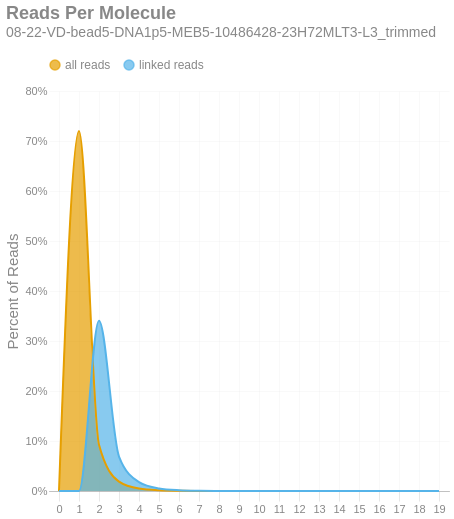

The code cell stored with this chart in its notebook:
### Markdown cell above
### Reads per Molecule
This chart shows the distribution of the number of reads per linked molecule. That is, how many alignments are associated with a unique molecule. This excludes the number of reads associated with invalid or absent linked-read barcodes. The `linked` histogram is the percentages recalculated when disregarding singletons.

### Code cell
if SKIPLR:
    print_html(f"Skipped")
else:

    binned_counts = np.bincount(valids['reads'].astype(int))
    all_perc = (binned_counts / n_reads)
    linked_perc = (binned_counts / n_linked_reads)
    linked_perc[1] = 0
    binned_df = pd.DataFrame({
        'readsper': range(len(binned_counts)),
        'all reads': all_perc,
        'linked reads': linked_perc
    })
    with SafeRender(binned_df):
        (
            density_plot(binned_df, 'Reads Per Molecule', samplename, 'readspmol')
            .encode(
                x=alt.X('readsper:O', title=None).axis(labelAngle=0)
                    .scale(domainMax= binned_df['readsper'].max()),
                y=alt.Y('value:Q', title='Percent of Reads')
                    .axis(format='%')
                    .stack(False),
                color=alt.Color("key:N").scale(domain = ["all reads", "linked reads"]),
                tooltip = [
                    alt.Tooltip("key:N", title = "Data Type"),
                    alt.Tooltip("readsper:O", title="Reads Per Molecule"),
                    alt.Tooltip("value:Q", format = ".2%", title="% Reads")
                ]
            )
        ).display()

### Figure 1 — Vega-Lite specification as saved in the notebook (floating-point values rounded to 4 significant figures)
{"width": "container", "height": 400, "config": {"title": {"anchor": "start", "dy": -15, "fontSize": 18, "color": "#888888", "subtitleColor": "#888888", "subtitleFontSize": 14}, "arc": {"fill": "#0072B2"}, "axis": {"domainColor": "#888888", "domainWidth": 0.5, "gridWidth": 0.2, "grid": false, "titleFontWeight": 400, "titleFontSize": 15, "labelFontSize": 11, "labelColor": "#888888", "tickColor": "#888888", "tickWidth": 0.2, "titleColor": "#888888"}, "axisBand": {"grid": false}, "axisX": {"grid": true, "tickSize": 10, "domainCap": "round"}, "axisY": {"domain": false, "grid": true, "tickSize": 0, "domainCap": "round"}, "background": "transparent", "header": {"labelFontSize": 15, "labelColor": "#888888", "titleFontSize": 15, "titleFontWeight": 600, "titleColor": "#888888"}, "legend": {"labelFont": "sans-serif", "labelFontSize": 12, "labelColor": "#888888", "symbolSize": 100, "symbolType": "circle", "titleFontSize": 12, "titlePadding": 10, "titleColor": "#888888", "title": null, "orient": "top"}, "range": {"category": ["#E69F00", "#56B4E9", "#009E73", "#F0E442", "#0072B2", "#D55E00", "#CC79A7", "#000000"], "diverging": ["#cfe8f3", "#a2d4ec", "#73bfe2", "#46abdb", "#1696d2", "#12719e"]}, "area": {"fill": "#0072B2", "fillOpacity": 0.7, "line": true, "strokeOpacity": 0.7}, "line": {"color": "#0072B2", "stroke": "#0072B2", "strokeWidth": 2}, "trail": {"color": "#0072B2", "stroke": "#0072B2", "strokeWidth": 0, "size": 1}, "point": {"filled": true}, "text": {"color": "#888888", "fontSize": 11, "align": "right", "fontWeight": 400, "size": 11}, "bar": {"fill": "#0072B2", "stroke": null}, "view": {"stroke": null, "continuousWidth": 660, "continuousHeight": 400}}, "data": {"name": "data-f57ae1128747d10fdb3b30c841465fa3"}, "mark": {"type": "area", "interpolate": "monotone"}, "encoding": {"color": {"field": "key", "scale": {"domain": ["all reads", "linked reads"]}, "type": "nominal"}, "tooltip": [{"field": "key", "title": "Data Type", "type": "nominal"}, {"field": "readsper", "title": "Reads Per Molecule", "type": "ordinal"}, {"field": "value", "format": ".2%", "title": "% Reads", "type": "quantitative"}], "x": {"axis": {"labelAngle": 0}, "field": "readsper", "scale": {"domainMax": 19.0}, "title": null, "type": "ordinal"}, "y": {"axis": {"format": "%"}, "field": "value", "stack": false, "title": "Percent of Reads", "type": "quantitative"}}, "params": [{"name": "param_c36ac31b6afebe62", "select": {"type": "point", "fields": ["key"]}, "bind": "legend"}], "title": {"text": "Reads Per Molecule", "subtitle": "08-22-VD-bead5-DNA1p5-MEB5-10486428-23H72MLT3-L3_trimmed"}, "transform": [{"fold": ["all reads", "linked reads"]}, {"filter": {"param": "param_c36ac31b6afebe62"}}], "usermeta": {"embedOptions": {"downloadFileName": "08-22-VD-bead5-DNA1p5-MEB5-10486428-23H72MLT3-L3_trimmed.readspmol"}}, "$schema": "https://vega.github.io/schema/vega-lite/v6.4.1.json", "datasets": {"data-f57ae1128747d10fdb3b30c841465fa3": [{"readsper": 0, "all reads": 0.0, "linked reads": 0.0}, {"readsper": 1, "all reads": 0.7202, "linked reads": 0.0}, {"readsper": 2, "all reads": 0.09237, "linked reads": 0.3404}, {"readsper": 3, "all reads": 0.0187, "linked reads": 0.06891}, {"readsper": 4, "all reads": 0.004809, "linked reads": 0.01772}, {"readsper": 5, "all reads": 0.001386, "linked reads": 0.005109}, {"readsper": 6, "all reads": 0.0004355, "linked reads": 0.001605}, {"readsper": 7, "all reads": 0.0001425, "linked reads": 0.0005251}, {"readsper": 8, "all reads": 5.162e-05, "linked reads": 0.0001902}, {"readsper": 9, "all reads": 1.925e-05, "linked reads": 7.094e-05}, {"readsper": 10, "all reads": 8.039e-06, "linked reads": 2.962e-05}, {"readsper": 11, "all reads": 2.909e-06, "linked reads": 1.072e-05}, {"readsper": 12, "all reads": 8.99e-07, "linked reads": 3.313e-06}, {"readsper": 13, "all reads": 4.231e-07, "linked reads": 1.559e-06}, {"readsper": 14, "all reads": 3.173e-07, "linked reads": 1.169e-06}, {"readsper": 15, "all reads": 3.702e-07, "linked reads": 1.364e-06}, {"readsper": 16, "all reads": 5.288e-08, "linked reads": 1.949e-07}, {"readsper": 17, "all reads": 0.0, "linked reads": 0.0}, {"readsper": 18, "all reads": 5.288e-08, "linked reads": 1.949e-07}, {"readsper": 19, "all reads": 1.058e-07, "linked reads": 3.898e-07}]}}
